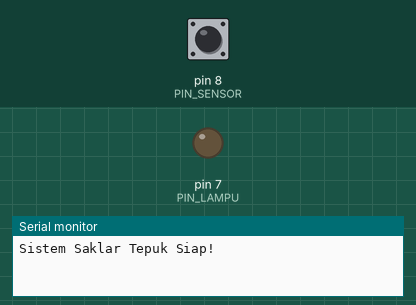
A sketch run on a simulated Arduino Uno, built with avr-gcc and run on an emulated ATmega328P. Shown: output pins drawn as LEDs (lit = HIGH), the last lines printed to the serial monitor. Inputs (shaded band) come from the test bench; at power-on: pin 8 (PIN_SENSOR) LOW.

Above: at 1.2 s.
1.3 s: pin 8 (PIN_SENSOR) driven HIGH
At 2.5 s:
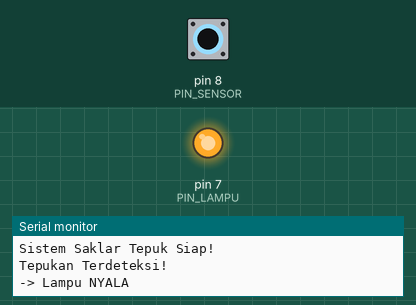
4.3 s: pin 8 (PIN_SENSOR) pulsed HIGH 2 times (0.12 s each, 0.3 s apart)
At 4.8 s:
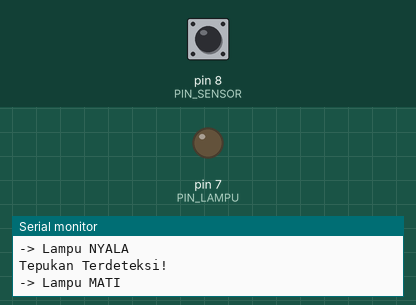
Timing chart, 0 to 7.3 s (numbered marks = the images above; inputs shaded):
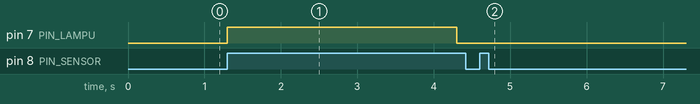

Measured:
- after the input at 1.3 s, pin 7 (PIN_LAMPU): LOW → HIGH at once
- after the input at 4.3 s, pin 7 (PIN_LAMPU): goes on until 4.3 s, then stays LOW

The sketch:

clap-switch-relay.ino
```cpp
/*
 * PROJECT: Clap Switch (Saklar Tepuk)
 * HARDWARE: Arduino Uno + Modul Sensor Suara (KY-038)
 */

#define PIN_SENSOR 8
#define PIN_LAMPU 7 // Bisa diganti ke pin Relay

// Variabel untuk menyimpan status lampu saat ini (menyala/mati)
bool statusLampu = false;

void setup() {
  Serial.begin(9600);

  pinMode(PIN_SENSOR, INPUT);
  pinMode(PIN_LAMPU, OUTPUT);

  // Pastikan lampu mati di awal
  digitalWrite(PIN_LAMPU, LOW);

  Serial.println("Sistem Saklar Tepuk Siap!");
}

void loop() {
  // 1. Baca data dari sensor suara
  // Biasanya modul ini mengirim HIGH saat ada suara keras (tepukan)
  int suaraMasuk = digitalRead(PIN_SENSOR);

  // 2. Logika Deteksi Tepukan
  if (suaraMasuk == HIGH) {
    Serial.println("Tepukan Terdeteksi!");

    // --- KONSEP TOGGLE ---
    // Membalikkan status: Jika False jadi True, jika True jadi False
    statusLampu = !statusLampu;

    // Eksekusi status terbaru ke lampu/relay
    if (statusLampu == true) {
      digitalWrite(PIN_LAMPU, HIGH);
      Serial.println("-> Lampu NYALA");
    } else {
      digitalWrite(PIN_LAMPU, LOW);
      Serial.println("-> Lampu MATI");
    }

    // --- SAFETY DELAY (DEBOUNCING)  agar tidak mendeteksi terlalu cepat---
    delay(3000);
  }
}
```
